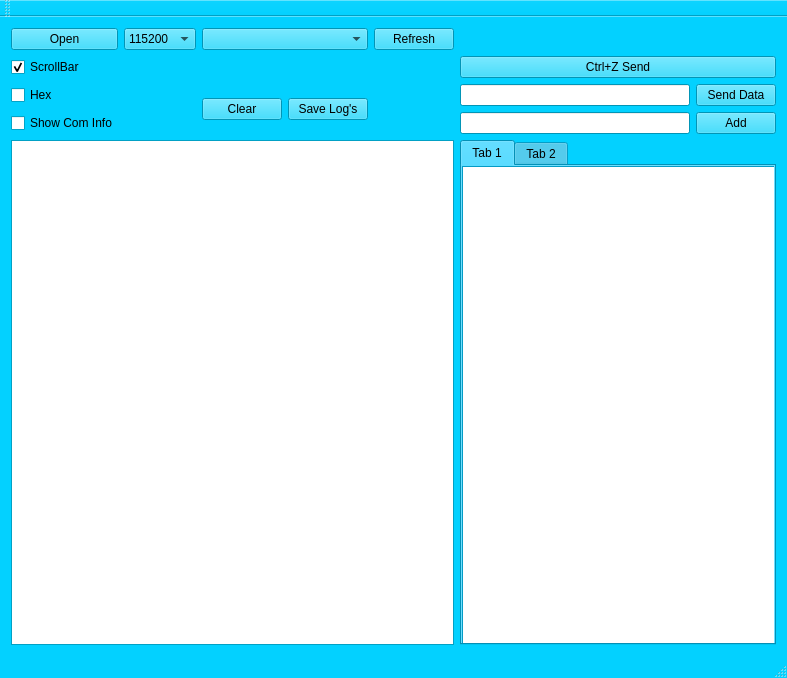
<?xml version="1.0" encoding="UTF-8"?>
<ui version="4.0">
 <class>MainWindow</class>
 <widget class="QMainWindow" name="MainWindow">
  <property name="enabled">
   <bool>true</bool>
  </property>
  <property name="geometry">
   <rect>
    <x>0</x>
    <y>0</y>
    <width>787</width>
    <height>678</height>
   </rect>
  </property>
  <property name="sizePolicy">
   <sizepolicy hsizetype="Fixed" vsizetype="Fixed">
    <horstretch>0</horstretch>
    <verstretch>0</verstretch>
   </sizepolicy>
  </property>
  <property name="palette">
   <palette>
    <active>
     <colorrole role="WindowText">
      <brush brushstyle="SolidPattern">
       <color alpha="255">
        <red>0</red>
        <green>0</green>
        <blue>0</blue>
       </color>
      </brush>
     </colorrole>
     <colorrole role="Button">
      <brush brushstyle="SolidPattern">
       <color alpha="255">
        <red>3</red>
        <green>209</green>
        <blue>255</blue>
       </color>
      </brush>
     </colorrole>
     <colorrole role="Light">
      <brush brushstyle="SolidPattern">
       <color alpha="255">
        <red>131</red>
        <green>233</green>
        <blue>255</blue>
       </color>
      </brush>
     </colorrole>
     <colorrole role="Midlight">
      <brush brushstyle="SolidPattern">
       <color alpha="255">
        <red>67</red>
        <green>221</green>
        <blue>255</blue>
       </color>
      </brush>
     </colorrole>
     <colorrole role="Dark">
      <brush brushstyle="SolidPattern">
       <color alpha="255">
        <red>1</red>
        <green>104</green>
        <blue>127</blue>
       </color>
      </brush>
     </colorrole>
     <colorrole role="Mid">
      <brush brushstyle="SolidPattern">
       <color alpha="255">
        <red>2</red>
        <green>139</green>
        <blue>170</blue>
       </color>
      </brush>
     </colorrole>
     <colorrole role="Text">
      <brush brushstyle="SolidPattern">
       <color alpha="255">
        <red>0</red>
        <green>0</green>
        <blue>0</blue>
       </color>
      </brush>
     </colorrole>
     <colorrole role="BrightText">
      <brush brushstyle="SolidPattern">
       <color alpha="255">
        <red>255</red>
        <green>255</green>
        <blue>255</blue>
       </color>
      </brush>
     </colorrole>
     <colorrole role="ButtonText">
      <brush brushstyle="SolidPattern">
       <color alpha="255">
        <red>0</red>
        <green>0</green>
        <blue>0</blue>
       </color>
      </brush>
     </colorrole>
     <colorrole role="Base">
      <brush brushstyle="SolidPattern">
       <color alpha="255">
        <red>255</red>
        <green>255</green>
        <blue>255</blue>
       </color>
      </brush>
     </colorrole>
     <colorrole role="Window">
      <brush brushstyle="SolidPattern">
       <color alpha="255">
        <red>3</red>
        <green>209</green>
        <blue>255</blue>
       </color>
      </brush>
     </colorrole>
     <colorrole role="Shadow">
      <brush brushstyle="SolidPattern">
       <color alpha="255">
        <red>0</red>
        <green>0</green>
        <blue>0</blue>
       </color>
      </brush>
     </colorrole>
     <colorrole role="AlternateBase">
      <brush brushstyle="SolidPattern">
       <color alpha="255">
        <red>129</red>
        <green>232</green>
        <blue>255</blue>
       </color>
      </brush>
     </colorrole>
     <colorrole role="ToolTipBase">
      <brush brushstyle="SolidPattern">
       <color alpha="255">
        <red>255</red>
        <green>255</green>
        <blue>220</blue>
       </color>
      </brush>
     </colorrole>
     <colorrole role="ToolTipText">
      <brush brushstyle="SolidPattern">
       <color alpha="255">
        <red>0</red>
        <green>0</green>
        <blue>0</blue>
       </color>
      </brush>
     </colorrole>
    </active>
    <inactive>
     <colorrole role="WindowText">
      <brush brushstyle="SolidPattern">
       <color alpha="255">
        <red>0</red>
        <green>0</green>
        <blue>0</blue>
       </color>
      </brush>
     </colorrole>
     <colorrole role="Button">
      <brush brushstyle="SolidPattern">
       <color alpha="255">
        <red>3</red>
        <green>209</green>
        <blue>255</blue>
       </color>
      </brush>
     </colorrole>
     <colorrole role="Light">
      <brush brushstyle="SolidPattern">
       <color alpha="255">
        <red>131</red>
        <green>233</green>
        <blue>255</blue>
       </color>
      </brush>
     </colorrole>
     <colorrole role="Midlight">
      <brush brushstyle="SolidPattern">
       <color alpha="255">
        <red>67</red>
        <green>221</green>
        <blue>255</blue>
       </color>
      </brush>
     </colorrole>
     <colorrole role="Dark">
      <brush brushstyle="SolidPattern">
       <color alpha="255">
        <red>1</red>
        <green>104</green>
        <blue>127</blue>
       </color>
      </brush>
     </colorrole>
     <colorrole role="Mid">
      <brush brushstyle="SolidPattern">
       <color alpha="255">
        <red>2</red>
        <green>139</green>
        <blue>170</blue>
       </color>
      </brush>
     </colorrole>
     <colorrole role="Text">
      <brush brushstyle="SolidPattern">
       <color alpha="255">
        <red>0</red>
        <green>0</green>
        <blue>0</blue>
       </color>
      </brush>
     </colorrole>
     <colorrole role="BrightText">
      <brush brushstyle="SolidPattern">
       <color alpha="255">
        <red>255</red>
        <green>255</green>
        <blue>255</blue>
       </color>
      </brush>
     </colorrole>
     <colorrole role="ButtonText">
      <brush brushstyle="SolidPattern">
       <color alpha="255">
        <red>0</red>
        <green>0</green>
        <blue>0</blue>
       </color>
      </brush>
     </colorrole>
     <colorrole role="Base">
      <brush brushstyle="SolidPattern">
       <color alpha="255">
        <red>255</red>
        <green>255</green>
        <blue>255</blue>
       </color>
      </brush>
     </colorrole>
     <colorrole role="Window">
      <brush brushstyle="SolidPattern">
       <color alpha="255">
        <red>3</red>
        <green>209</green>
        <blue>255</blue>
       </color>
      </brush>
     </colorrole>
     <colorrole role="Shadow">
      <brush brushstyle="SolidPattern">
       <color alpha="255">
        <red>0</red>
        <green>0</green>
        <blue>0</blue>
       </color>
      </brush>
     </colorrole>
     <colorrole role="AlternateBase">
      <brush brushstyle="SolidPattern">
       <color alpha="255">
        <red>129</red>
        <green>232</green>
        <blue>255</blue>
       </color>
      </brush>
     </colorrole>
     <colorrole role="ToolTipBase">
      <brush brushstyle="SolidPattern">
       <color alpha="255">
        <red>255</red>
        <green>255</green>
        <blue>220</blue>
       </color>
      </brush>
     </colorrole>
     <colorrole role="ToolTipText">
      <brush brushstyle="SolidPattern">
       <color alpha="255">
        <red>0</red>
        <green>0</green>
        <blue>0</blue>
       </color>
      </brush>
     </colorrole>
    </inactive>
    <disabled>
     <colorrole role="WindowText">
      <brush brushstyle="SolidPattern">
       <color alpha="255">
        <red>1</red>
        <green>104</green>
        <blue>127</blue>
       </color>
      </brush>
     </colorrole>
     <colorrole role="Button">
      <brush brushstyle="SolidPattern">
       <color alpha="255">
        <red>3</red>
        <green>209</green>
        <blue>255</blue>
       </color>
      </brush>
     </colorrole>
     <colorrole role="Light">
      <brush brushstyle="SolidPattern">
       <color alpha="255">
        <red>131</red>
        <green>233</green>
        <blue>255</blue>
       </color>
      </brush>
     </colorrole>
     <colorrole role="Midlight">
      <brush brushstyle="SolidPattern">
       <color alpha="255">
        <red>67</red>
        <green>221</green>
        <blue>255</blue>
       </color>
      </brush>
     </colorrole>
     <colorrole role="Dark">
      <brush brushstyle="SolidPattern">
       <color alpha="255">
        <red>1</red>
        <green>104</green>
        <blue>127</blue>
       </color>
      </brush>
     </colorrole>
     <colorrole role="Mid">
      <brush brushstyle="SolidPattern">
       <color alpha="255">
        <red>2</red>
        <green>139</green>
        <blue>170</blue>
       </color>
      </brush>
     </colorrole>
     <colorrole role="Text">
      <brush brushstyle="SolidPattern">
       <color alpha="255">
        <red>1</red>
        <green>104</green>
        <blue>127</blue>
       </color>
      </brush>
     </colorrole>
     <colorrole role="BrightText">
      <brush brushstyle="SolidPattern">
       <color alpha="255">
        <red>255</red>
        <green>255</green>
        <blue>255</blue>
       </color>
      </brush>
     </colorrole>
     <colorrole role="ButtonText">
      <brush brushstyle="SolidPattern">
       <color alpha="255">
        <red>1</red>
        <green>104</green>
        <blue>127</blue>
       </color>
      </brush>
     </colorrole>
     <colorrole role="Base">
      <brush brushstyle="SolidPattern">
       <color alpha="255">
        <red>3</red>
        <green>209</green>
        <blue>255</blue>
       </color>
      </brush>
     </colorrole>
     <colorrole role="Window">
      <brush brushstyle="SolidPattern">
       <color alpha="255">
        <red>3</red>
        <green>209</green>
        <blue>255</blue>
       </color>
      </brush>
     </colorrole>
     <colorrole role="Shadow">
      <brush brushstyle="SolidPattern">
       <color alpha="255">
        <red>0</red>
        <green>0</green>
        <blue>0</blue>
       </color>
      </brush>
     </colorrole>
     <colorrole role="AlternateBase">
      <brush brushstyle="SolidPattern">
       <color alpha="255">
        <red>3</red>
        <green>209</green>
        <blue>255</blue>
       </color>
      </brush>
     </colorrole>
     <colorrole role="ToolTipBase">
      <brush brushstyle="SolidPattern">
       <color alpha="255">
        <red>255</red>
        <green>255</green>
        <blue>220</blue>
       </color>
      </brush>
     </colorrole>
     <colorrole role="ToolTipText">
      <brush brushstyle="SolidPattern">
       <color alpha="255">
        <red>0</red>
        <green>0</green>
        <blue>0</blue>
       </color>
      </brush>
     </colorrole>
    </disabled>
   </palette>
  </property>
  <property name="acceptDrops">
   <bool>false</bool>
  </property>
  <property name="windowTitle">
   <string>AT Center</string>
  </property>
  <property name="animated">
   <bool>true</bool>
  </property>
  <property name="dockOptions">
   <set>QMainWindow::AllowTabbedDocks|QMainWindow::AnimatedDocks</set>
  </property>
  <property name="unifiedTitleAndToolBarOnMac">
   <bool>false</bool>
  </property>
  <widget class="QWidget" name="centralWidget">
   <layout class="QGridLayout" name="gridLayout">
    <item row="0" column="1">
     <widget class="QComboBox" name="Port1_Buad">
      <property name="currentIndex">
       <number>2</number>
      </property>
      <item>
       <property name="text">
        <string>9600</string>
       </property>
      </item>
      <item>
       <property name="text">
        <string>19200</string>
       </property>
      </item>
      <item>
       <property name="text">
        <string>115200</string>
       </property>
      </item>
     </widget>
    </item>
    <item row="3" column="7">
     <layout class="QHBoxLayout" name="horizontalLayout">
      <item>
       <widget class="QLineEdit" name="lineEdit"/>
      </item>
      <item>
       <widget class="QPushButton" name="pushButton_2">
        <property name="text">
         <string>Add</string>
        </property>
       </widget>
      </item>
     </layout>
    </item>
    <item row="4" column="0" colspan="5">
     <widget class="QTextEdit" name="textEdit"/>
    </item>
    <item row="4" column="7">
     <widget class="QTabWidget" name="tabWidget">
      <property name="palette">
       <palette>
        <active>
         <colorrole role="WindowText">
          <brush brushstyle="SolidPattern">
           <color alpha="255">
            <red>0</red>
            <green>0</green>
            <blue>0</blue>
           </color>
          </brush>
         </colorrole>
         <colorrole role="Button">
          <brush brushstyle="SolidPattern">
           <color alpha="255">
            <red>6</red>
            <green>201</green>
            <blue>255</blue>
           </color>
          </brush>
         </colorrole>
         <colorrole role="Light">
          <brush brushstyle="SolidPattern">
           <color alpha="255">
            <red>134</red>
            <green>229</green>
            <blue>255</blue>
           </color>
          </brush>
         </colorrole>
         <colorrole role="Midlight">
          <brush brushstyle="SolidPattern">
           <color alpha="255">
            <red>70</red>
            <green>215</green>
            <blue>255</blue>
           </color>
          </brush>
         </colorrole>
         <colorrole role="Dark">
          <brush brushstyle="SolidPattern">
           <color alpha="255">
            <red>3</red>
            <green>100</green>
            <blue>127</blue>
           </color>
          </brush>
         </colorrole>
         <colorrole role="Mid">
          <brush brushstyle="SolidPattern">
           <color alpha="255">
            <red>4</red>
            <green>134</green>
            <blue>170</blue>
           </color>
          </brush>
         </colorrole>
         <colorrole role="Text">
          <brush brushstyle="SolidPattern">
           <color alpha="255">
            <red>0</red>
            <green>0</green>
            <blue>0</blue>
           </color>
          </brush>
         </colorrole>
         <colorrole role="BrightText">
          <brush brushstyle="SolidPattern">
           <color alpha="255">
            <red>255</red>
            <green>255</green>
            <blue>255</blue>
           </color>
          </brush>
         </colorrole>
         <colorrole role="ButtonText">
          <brush brushstyle="SolidPattern">
           <color alpha="255">
            <red>0</red>
            <green>0</green>
            <blue>0</blue>
           </color>
          </brush>
         </colorrole>
         <colorrole role="Base">
          <brush brushstyle="SolidPattern">
           <color alpha="255">
            <red>255</red>
            <green>255</green>
            <blue>255</blue>
           </color>
          </brush>
         </colorrole>
         <colorrole role="Window">
          <brush brushstyle="SolidPattern">
           <color alpha="255">
            <red>6</red>
            <green>201</green>
            <blue>255</blue>
           </color>
          </brush>
         </colorrole>
         <colorrole role="Shadow">
          <brush brushstyle="SolidPattern">
           <color alpha="255">
            <red>0</red>
            <green>0</green>
            <blue>0</blue>
           </color>
          </brush>
         </colorrole>
         <colorrole role="AlternateBase">
          <brush brushstyle="SolidPattern">
           <color alpha="255">
            <red>130</red>
            <green>228</green>
            <blue>255</blue>
           </color>
          </brush>
         </colorrole>
         <colorrole role="ToolTipBase">
          <brush brushstyle="SolidPattern">
           <color alpha="255">
            <red>255</red>
            <green>255</green>
            <blue>220</blue>
           </color>
          </brush>
         </colorrole>
         <colorrole role="ToolTipText">
          <brush brushstyle="SolidPattern">
           <color alpha="255">
            <red>0</red>
            <green>0</green>
            <blue>0</blue>
           </color>
          </brush>
         </colorrole>
        </active>
        <inactive>
         <colorrole role="WindowText">
          <brush brushstyle="SolidPattern">
           <color alpha="255">
            <red>0</red>
            <green>0</green>
            <blue>0</blue>
           </color>
          </brush>
         </colorrole>
         <colorrole role="Button">
          <brush brushstyle="SolidPattern">
           <color alpha="255">
            <red>6</red>
            <green>201</green>
            <blue>255</blue>
           </color>
          </brush>
         </colorrole>
         <colorrole role="Light">
          <brush brushstyle="SolidPattern">
           <color alpha="255">
            <red>134</red>
            <green>229</green>
            <blue>255</blue>
           </color>
          </brush>
         </colorrole>
         <colorrole role="Midlight">
          <brush brushstyle="SolidPattern">
           <color alpha="255">
            <red>70</red>
            <green>215</green>
            <blue>255</blue>
           </color>
          </brush>
         </colorrole>
         <colorrole role="Dark">
          <brush brushstyle="SolidPattern">
           <color alpha="255">
            <red>3</red>
            <green>100</green>
            <blue>127</blue>
           </color>
          </brush>
         </colorrole>
         <colorrole role="Mid">
          <brush brushstyle="SolidPattern">
           <color alpha="255">
            <red>4</red>
            <green>134</green>
            <blue>170</blue>
           </color>
          </brush>
         </colorrole>
         <colorrole role="Text">
          <brush brushstyle="SolidPattern">
           <color alpha="255">
            <red>0</red>
            <green>0</green>
            <blue>0</blue>
           </color>
          </brush>
         </colorrole>
         <colorrole role="BrightText">
          <brush brushstyle="SolidPattern">
           <color alpha="255">
            <red>255</red>
            <green>255</green>
            <blue>255</blue>
           </color>
          </brush>
         </colorrole>
         <colorrole role="ButtonText">
          <brush brushstyle="SolidPattern">
           <color alpha="255">
            <red>0</red>
            <green>0</green>
            <blue>0</blue>
           </color>
          </brush>
         </colorrole>
         <colorrole role="Base">
          <brush brushstyle="SolidPattern">
           <color alpha="255">
            <red>255</red>
            <green>255</green>
            <blue>255</blue>
           </color>
          </brush>
         </colorrole>
         <colorrole role="Window">
          <brush brushstyle="SolidPattern">
           <color alpha="255">
            <red>6</red>
            <green>201</green>
            <blue>255</blue>
           </color>
          </brush>
         </colorrole>
         <colorrole role="Shadow">
          <brush brushstyle="SolidPattern">
           <color alpha="255">
            <red>0</red>
            <green>0</green>
            <blue>0</blue>
           </color>
          </brush>
         </colorrole>
         <colorrole role="AlternateBase">
          <brush brushstyle="SolidPattern">
           <color alpha="255">
            <red>130</red>
            <green>228</green>
            <blue>255</blue>
           </color>
          </brush>
         </colorrole>
         <colorrole role="ToolTipBase">
          <brush brushstyle="SolidPattern">
           <color alpha="255">
            <red>255</red>
            <green>255</green>
            <blue>220</blue>
           </color>
          </brush>
         </colorrole>
         <colorrole role="ToolTipText">
          <brush brushstyle="SolidPattern">
           <color alpha="255">
            <red>0</red>
            <green>0</green>
            <blue>0</blue>
           </color>
          </brush>
         </colorrole>
        </inactive>
        <disabled>
         <colorrole role="WindowText">
          <brush brushstyle="SolidPattern">
           <color alpha="255">
            <red>3</red>
            <green>100</green>
            <blue>127</blue>
           </color>
          </brush>
         </colorrole>
         <colorrole role="Button">
          <brush brushstyle="SolidPattern">
           <color alpha="255">
            <red>6</red>
            <green>201</green>
            <blue>255</blue>
           </color>
          </brush>
         </colorrole>
         <colorrole role="Light">
          <brush brushstyle="SolidPattern">
           <color alpha="255">
            <red>134</red>
            <green>229</green>
            <blue>255</blue>
           </color>
          </brush>
         </colorrole>
         <colorrole role="Midlight">
          <brush brushstyle="SolidPattern">
           <color alpha="255">
            <red>70</red>
            <green>215</green>
            <blue>255</blue>
           </color>
          </brush>
         </colorrole>
         <colorrole role="Dark">
          <brush brushstyle="SolidPattern">
           <color alpha="255">
            <red>3</red>
            <green>100</green>
            <blue>127</blue>
           </color>
          </brush>
         </colorrole>
         <colorrole role="Mid">
          <brush brushstyle="SolidPattern">
           <color alpha="255">
            <red>4</red>
            <green>134</green>
            <blue>170</blue>
           </color>
          </brush>
         </colorrole>
         <colorrole role="Text">
          <brush brushstyle="SolidPattern">
           <color alpha="255">
            <red>3</red>
            <green>100</green>
            <blue>127</blue>
           </color>
          </brush>
         </colorrole>
         <colorrole role="BrightText">
          <brush brushstyle="SolidPattern">
           <color alpha="255">
            <red>255</red>
            <green>255</green>
            <blue>255</blue>
           </color>
          </brush>
         </colorrole>
         <colorrole role="ButtonText">
          <brush brushstyle="SolidPattern">
           <color alpha="255">
            <red>3</red>
            <green>100</green>
            <blue>127</blue>
           </color>
          </brush>
         </colorrole>
         <colorrole role="Base">
          <brush brushstyle="SolidPattern">
           <color alpha="255">
            <red>6</red>
            <green>201</green>
            <blue>255</blue>
           </color>
          </brush>
         </colorrole>
         <colorrole role="Window">
          <brush brushstyle="SolidPattern">
           <color alpha="255">
            <red>6</red>
            <green>201</green>
            <blue>255</blue>
           </color>
          </brush>
         </colorrole>
         <colorrole role="Shadow">
          <brush brushstyle="SolidPattern">
           <color alpha="255">
            <red>0</red>
            <green>0</green>
            <blue>0</blue>
           </color>
          </brush>
         </colorrole>
         <colorrole role="AlternateBase">
          <brush brushstyle="SolidPattern">
           <color alpha="255">
            <red>6</red>
            <green>201</green>
            <blue>255</blue>
           </color>
          </brush>
         </colorrole>
         <colorrole role="ToolTipBase">
          <brush brushstyle="SolidPattern">
           <color alpha="255">
            <red>255</red>
            <green>255</green>
            <blue>220</blue>
           </color>
          </brush>
         </colorrole>
         <colorrole role="ToolTipText">
          <brush brushstyle="SolidPattern">
           <color alpha="255">
            <red>0</red>
            <green>0</green>
            <blue>0</blue>
           </color>
          </brush>
         </colorrole>
        </disabled>
       </palette>
      </property>
      <property name="currentIndex">
       <number>0</number>
      </property>
      <widget class="QWidget" name="tab">
       <attribute name="title">
        <string>Tab 1</string>
       </attribute>
       <widget class="QListWidget" name="listWidget">
        <property name="geometry">
         <rect>
          <x>0</x>
          <y>0</y>
          <width>351</width>
          <height>491</height>
         </rect>
        </property>
       </widget>
      </widget>
      <widget class="QWidget" name="tab_2">
       <attribute name="title">
        <string>Tab 2</string>
       </attribute>
       <widget class="QListWidget" name="listWidget_2">
        <property name="geometry">
         <rect>
          <x>0</x>
          <y>0</y>
          <width>351</width>
          <height>491</height>
         </rect>
        </property>
       </widget>
      </widget>
     </widget>
    </item>
    <item row="3" column="0">
     <widget class="QCheckBox" name="checkBox_3">
      <property name="text">
       <string>Show Com Info</string>
      </property>
     </widget>
    </item>
    <item row="2" column="3" rowspan="2">
     <widget class="QPushButton" name="pushButton">
      <property name="text">
       <string>Save Log's</string>
      </property>
     </widget>
    </item>
    <item row="2" column="2" rowspan="2">
     <widget class="QPushButton" name="ClearEditor">
      <property name="text">
       <string>Clear</string>
      </property>
     </widget>
    </item>
    <item row="2" column="0">
     <widget class="QCheckBox" name="checkBox_2">
      <property name="text">
       <string>Hex</string>
      </property>
     </widget>
    </item>
    <item row="1" column="0">
     <widget class="QCheckBox" name="checkBox">
      <property name="text">
       <string>ScrollBar</string>
      </property>
      <property name="checked">
       <bool>true</bool>
      </property>
     </widget>
    </item>
    <item row="0" column="7">
     <spacer name="horizontalSpacer">
      <property name="orientation">
       <enum>Qt::Horizontal</enum>
      </property>
      <property name="sizeHint" stdset="0">
       <size>
        <width>353</width>
        <height>20</height>
       </size>
      </property>
     </spacer>
    </item>
    <item row="0" column="4">
     <widget class="QPushButton" name="RefreshPort">
      <property name="text">
       <string>Refresh</string>
      </property>
     </widget>
    </item>
    <item row="0" column="2" colspan="2">
     <widget class="QComboBox" name="Port1_Select"/>
    </item>
    <item row="0" column="0">
     <widget class="QPushButton" name="OpenPort1">
      <property name="text">
       <string>Open</string>
      </property>
     </widget>
    </item>
    <item row="2" column="7">
     <layout class="QHBoxLayout" name="horizontalLayout_2">
      <item>
       <widget class="QLineEdit" name="lineEdit_2"/>
      </item>
      <item>
       <widget class="QPushButton" name="pushButton_3">
        <property name="text">
         <string>Send Data</string>
        </property>
       </widget>
      </item>
     </layout>
    </item>
    <item row="4" column="6">
     <layout class="QGridLayout" name="gridLayout_2"/>
    </item>
    <item row="4" column="5">
     <layout class="QGridLayout" name="gridLayout_3"/>
    </item>
    <item row="1" column="7">
     <widget class="QPushButton" name="pushButton_4">
      <property name="text">
       <string>Ctrl+Z Send</string>
      </property>
     </widget>
    </item>
   </layout>
  </widget>
  <widget class="QMenuBar" name="menuBar">
   <property name="geometry">
    <rect>
     <x>0</x>
     <y>0</y>
     <width>787</width>
     <height>21</height>
    </rect>
   </property>
  </widget>
  <widget class="QToolBar" name="mainToolBar">
   <attribute name="toolBarArea">
    <enum>TopToolBarArea</enum>
   </attribute>
   <attribute name="toolBarBreak">
    <bool>false</bool>
   </attribute>
  </widget>
  <widget class="QStatusBar" name="statusBar"/>
 </widget>
 <layoutdefault spacing="6" margin="11"/>
 <resources/>
 <connections/>
</ui>
